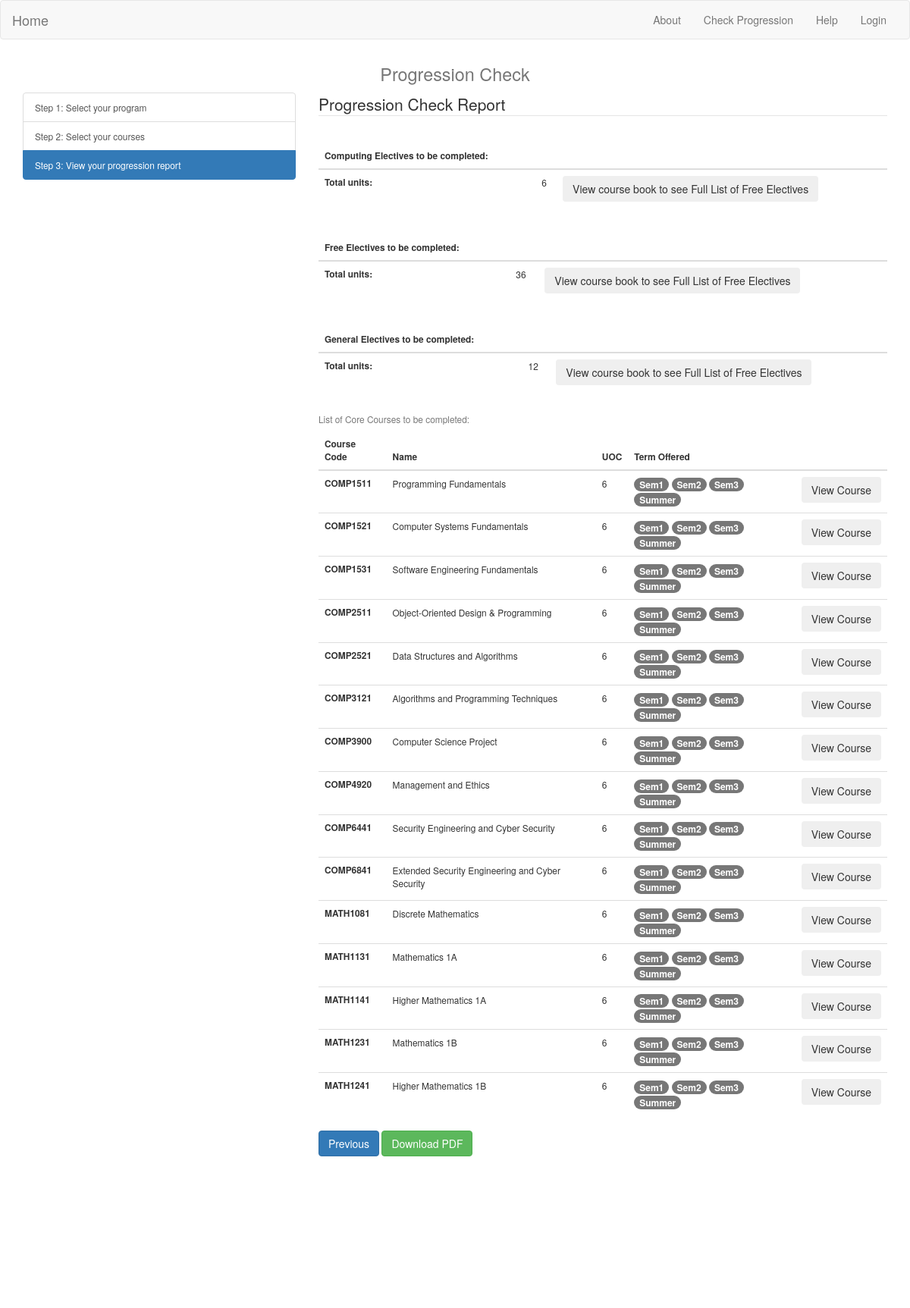
The page /step3/3778/2019/COMPY1 on the database its author committed.
### tables this page shows
CREATE TABLE COURSE
(
	course_code TEXT PRIMARY KEY,
	course_name TEXT,
	t1 INTEGER NOT NULL, --1 for offered, 0 for not
	t2 INTEGER NOT NULL, --1 for offered, 0 for not
	t3 INTEGER NOT NULL,  --1 for offered, 0 for not
	summer INTEGER NOT NULL,  --1 for offered, 0 for not
	is_gen INTEGER NOT NULL  --1 for this course is  a general education course, 0 is not
);

### app/routes.py (the view, shortened to what this page needs)
@app.route('/step3/<program_code>/<commence_year>/<major>', methods=["GET", "POST"])
def step3(program_code, commence_year, major):
	if program_code == "3778":
		elective_uoc = get_elective_uoc(commence_year,major);
		gene_uoc = get_gene_uoc(program_code, commence_year);
		free_uoc = get_free_uoc(program_code, commence_year);
		remaining_core_all_info = []
		remaining_required_courses = cse_get_remaining_cores(program_code, commence_year, major, selected_courses_code)
		for course_code in remaining_required_courses:
			c = get_course_by_course_code(course_code)
			remaining_core_all_info.append(c)
	return render_template('step3.html', program_code = program_code, commence_year = commence_year, major = major, remaining_core_all_info = remaining_core_all_info, elective_uoc = elective_uoc, free_uoc = free_uoc, gene_uoc = gene_uoc)

### core_course.py (called while the page is built)
def cse_get_core_courses(major_code, commence_year):
	query = "SELECT course_code FROM MAJOR_REQUIRED_COURSE WHERE major_code = ?"
	payload = (major_code,)
	results = dbselect(query, payload)
	f_results = []
	for r in results:
		f_results.append(r[0])
	return f_results

def cse_get_remaining_cores(program_code, commence_year, major_code, courses_have_done):
	all_courses = cse_get_core_courses(major_code, commence_year)
	remaining_courses = list(all_courses)
	for course in all_courses:
		if(course in courses_have_done):
			remaining_courses.remove(course)
	return remaining_courses

### course.py (called while the page is built)
def get_course_by_course_code(course_code):
	query = "SELECT * FROM COURSE WHERE course_code = ?"
	payload = (course_code,)
	results = dbselect(query, payload)
	results = results[0]
	return results

### helper_functions.py (called while the page is built)
def dbselect(query, payload):
	connection = sqlite3.connect('Gradget.db')
	cursorObj = connection.cursor()
	if not payload:
	    rows = cursorObj.execute(query)
	else:
	    rows = cursorObj.execute(query,payload)
	results = []
	for row in rows:
	    results.append(row)
	cursorObj.close()
	return results

### major.py (called while the page is built)
def get_elective_uoc(commence_year, major_code):
	query = "SELECT * FROM MAJOR_REQUIRED_ELECTIVE WHERE major_code = ?"
	payload = (major_code,)
	results = dbselect(query, payload)
	group= -1
	uoc_sum = 0
	for result in results:
		curr_group = result[4]
		if curr_group != group:
			uoc_sum += result[3]
			group = curr_group
	return uoc_sum

### program.py (called while the page is built)
def get_program(program_code):
	query = "SELECT * FROM PROGRAM WHERE program_code = ?"
	payload = (program_code,)
	results = dbselect(query, payload)
	if len(results) == 0:
		return None
	return results[0]

def get_gene_uoc(program_code, commence_year):
	prog = get_program(program_code)
	if prog is None:
		return 0
	return prog[3]

def get_free_uoc(program_code, commence_year):
	prog = get_program(program_code)
	if prog is None:
		return 0
	return prog[4]

### app/templates/step3.html (shortened to what this page needs)
<!DOCTYPE html>
<html lang="en">
<head>
  <link href="/static/css/bootstrap.min.css" rel="stylesheet">
  <nav class="navbar navbar-default">
    <div class="container-fluid">
      <div class="navbar-header">
        <a class="navbar-brand" href="/">Home</a>
      </div>
      <div class="collapse navbar-collapse" id="bs-example-navbar-collapse-1">
        <ul class="nav navbar-nav navbar-right">
          <li><a href="#">About</a></li>
          <li><a href="/step1">Check Progression</a></li>
          <li><a href="#">Help</a></li>
          <li><a href="#">Login</a></li>
        </ul>
      </div>
    </div>
  </nav>
</head>
<body>
  <h1 class="text-center"> <small clss="text-muted">Progression Check</small></h1><small clss="text-muted">
  <div class="container">
    <div class="row">
      <div class="col-lg-4">
        <div class="list-group">
          <button type="button" class="list-group-item list-group-item-action">Step 1: Select your program</button>
          <button type="button" class="list-group-item list-group-item-action">Step 2: Select your courses</button>
          <button type="button" class="list-group-item list-group-item-action active">Step 3: View your progression report</button>
        </div>
      </div>
      <div class="col-lg-8">
        <form class="bd-example">
  <fieldset>
    <legend>Progression Check Report</legend>
  </fieldset></form>
  <div class="table-responsive">
  <table class="table">
    <caption></caption>
  <thead>
    <tr>
      <th scope="col">Computing Electives to be completed:</th>
      <th scope="col"></th>
      <th scope="col"></th>
    </tr>
  </thead>
  <tbody>
    <tr>
      <th scope="row">Total units:</th>
      <td>{{elective_uoc}}</td>
      <td><button type="button" class="btn btn-outline-danger">View course book to see Full List of Free Electives</button></td>
    </tr>
  </tbody>
  </table>
  <table class="table">
    <caption></caption>
  <thead>
    <tr>
      <th scope="col">Free Electives to be completed:</th>
      <th scope="col"></th>
      <th scope="col"></th>
    </tr>
  </thead>
  <tbody>
    <tr>
      <th scope="row">Total units:</th>
      <td>{{free_uoc}}</td>
      <td><button type="button" class="btn btn-outline-danger">View course book to see Full List of Free Electives</button></td>
    </tr>
  </tbody>
  </table>
  <table class="table">
    <caption></caption>
  <thead>
    <tr>
      <th scope="col">General Electives to be completed:</th>
      <th scope="col"></th>
      <th scope="col"></th>
    </tr>
  </thead>
  <tbody>
    <tr>
      <th scope="row">Total units:</th>
      <td>{{gene_uoc}}</td>
      <td><button type="button" class="btn btn-outline-danger">View course book to see Full List of Free Electives</button></td>
    </tr>
  </tbody>
  </table>
<table class="table">
    <caption>List of Core Courses to be completed:</caption>
  <thead>
    <tr>
      <th scope="col">Course Code</th>
      <th scope="col">Name</th>
      <th scope="col">UOC</th>
      <th scope="col">Term Offered</th>
      <th scope="col"></th>
    </tr>
  </thead>
  <tbody>
    {% for course in remaining_core_all_info %}
    <tr>
      <th scope="row">{{course[0]}}</th>
      <td>{{course[1]}}</td>
      <td>6</td>
      <td>
        <span class="badge badge-success">Sem1</span>
        <span class="badge badge-warning">Sem2</span>
        <span class="badge badge-warning">Sem3</span>
        <span class="badge badge-info">Summer</span>
      </td>
      <td><button type="button" class="btn btn-outline-danger">View Course</button></td>
</tr>
    {% endfor %}
  </tbody>
  </table>
</div>
      <button type="button" class="btn btn-primary" data-toggle="modal" data-target="#previousAlertModal">Previous</button>
      <button type="button" class="btn btn-success">Download PDF</button>
      </div>
    </div>
  </div>
</small>
<div class="container-fluid" style="height: 200px">
</div>
</body>
</html>

### rows shown on the page
COURSE: course_code "COMP1511", course_name "Programming Fundamentals"
COURSE: course_code "COMP1521", course_name "Computer Systems Fundamentals"
COURSE: course_code "COMP1531", course_name "Software Engineering Fundamentals"
COURSE: course_code "COMP2511", course_name "Object-Oriented Design & Programming"
COURSE: course_code "COMP2521", course_name "Data Structures and Algorithms"
COURSE: course_code "COMP3121", course_name "Algorithms and Programming Techniques"
COURSE: course_code "COMP3900", course_name "Computer Science Project"
COURSE: course_code "COMP4920", course_name "Management and Ethics"
COURSE: course_code "COMP6441", course_name "Security Engineering and Cyber Security"
COURSE: course_code "COMP6841", course_name "Extended Security Engineering and Cyber Security"
COURSE: course_code "MATH1081", course_name "Discrete Mathematics"
COURSE: course_code "MATH1131", course_name "Mathematics 1A"
COURSE: course_code "MATH1141", course_name "Higher Mathematics 1A"
COURSE: course_code "MATH1231", course_name "Mathematics 1B"
COURSE: course_code "MATH1241", course_name "Higher Mathematics 1B"

### other values the page prints
{{ elective_uoc }} "6"
{{ free_uoc }} "36"
{{ gene_uoc }} "12"
